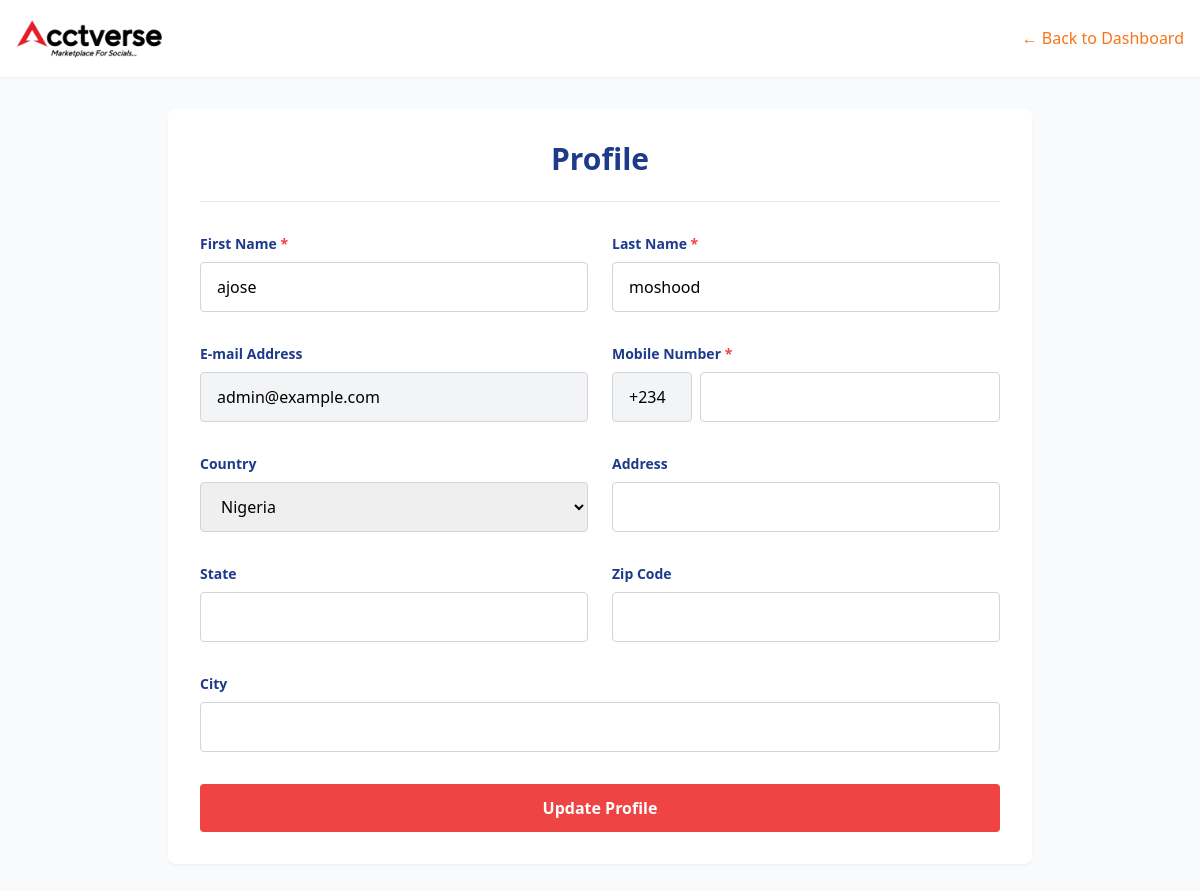
Screenshot of /user/profile.php (signed in) with the database file from the repository.
### tables this page shows
CREATE TABLE `users` (
  `id` bigint UNSIGNED NOT NULL,
  `full_name` varchar(255) NOT NULL,
  `email` varchar(255) NOT NULL,
  `password_hash` varchar(255) NOT NULL,
  `role` enum('user','admin') NOT NULL DEFAULT 'user',
  `is_verified` tinyint(1) NOT NULL DEFAULT '0',
  `verification_token` varchar(255) DEFAULT NULL,
  `reset_token` varchar(255) DEFAULT NULL,
  `created_at` timestamp NULL DEFAULT CURRENT_TIMESTAMP,
  `username` varchar(255) DEFAULT NULL,
  `mobile_code` varchar(10) DEFAULT NULL,
  `mobile` varchar(20) DEFAULT NULL,
  `country` varchar(100) DEFAULT NULL,
  `verify_token` text,
  `first_name` varchar(255) DEFAULT NULL,
  `last_name` varchar(255) DEFAULT NULL,
  `address` varchar(255) DEFAULT NULL,
  `state` varchar(100) DEFAULT NULL,
  `zip_code` varchar(20) DEFAULT NULL,
  `city` varchar(100) DEFAULT NULL,
  `balance` decimal(15,2) NOT NULL DEFAULT '0.00',
  `referral_earnings` decimal(12,2) NOT NULL DEFAULT '0.00',
  `pending_earnings` decimal(12,2) NOT NULL DEFAULT '0.00',
  `withdrawn_amount` decimal(12,2) NOT NULL DEFAULT '0.00'
);

### user/profile.php (the view, shortened to what this page needs)
<?php
require_once "../db/db.php";
$userId = $_SESSION['user']['id'];
$stmt = $pdo->prepare("SELECT * FROM users WHERE id = ?");
$stmt->execute([$userId]);
$user = $stmt->fetch(PDO::FETCH_ASSOC);
?>
<!DOCTYPE html>
<html lang="en">
<head>
<script src="https://cdn.tailwindcss.com"></script>
<link rel="stylesheet" href="https://cdn.jsdelivr.net/npm/toastify-js/src/toastify.min.css">
</head>
<body class="bg-gray-50">
<nav class="bg-white shadow-sm sticky top-0 z-10">
    <div class="max-w-7xl mx-auto px-4 py-4 flex items-center justify-between">
        <img src="assets/image/acctverse.png" alt="" class="w-[150px]">
        <a href="index.php" class="text-orange-500 font-medium">← Back to Dashboard</a>
    </div>
</nav>
<div class="max-w-4xl mx-auto px-4 py-8">
    <div class="bg-white rounded-lg shadow-sm p-6 md:p-8">
        <h1 class="text-3xl font-bold text-blue-900 text-center mb-8 pb-6 border-b border-gray-200">Profile</h1>
        <form class="space-y-8" method="POST">
            <div class="grid grid-cols-1 md:grid-cols-2 gap-6">
                <div>
                    <label class="block text-sm font-semibold text-blue-900 mb-2">First Name <span class="text-red-500">*</span></label>
                    <input type="text" name="first_name" value="<?= htmlspecialchars($user['first_name']); ?>" class="w-full px-4 py-3 border border-gray-300 rounded focus:outline-none focus:border-orange-500">
                </div>
                <div>
                    <label class="block text-sm font-semibold text-blue-900 mb-2">Last Name <span class="text-red-500">*</span></label>
                    <input type="text" name="last_name" value="<?= htmlspecialchars($user['last_name']); ?>" class="w-full px-4 py-3 border border-gray-300 rounded focus:outline-none focus:border-orange-500">
                </div>
            </div>
            <div class="grid grid-cols-1 md:grid-cols-2 gap-6">
                <div>
                    <label class="block text-sm font-semibold text-blue-900 mb-2">E-mail Address</label>
                    <input type="email" value="<?= htmlspecialchars($user['email']); ?>" class="w-full px-4 py-3 border border-gray-300 rounded bg-gray-100 cursor-not-allowed" disabled>
                </div>
                <div>
                    <label class="block text-sm font-semibold text-blue-900 mb-2">Mobile Number <span class="text-red-500">*</span></label>
                    <div class="flex gap-2">
                        <input type="text" id="phone_code" class="w-20 px-4 py-3 border border-gray-300 rounded bg-gray-100 cursor-not-allowed" readonly>
                        <input type="text" name="mobile" value="<?= htmlspecialchars($user['mobile'] ?? ''); ?>" class="flex-1 px-4 py-3 border border-gray-300 rounded focus:outline-none focus:border-orange-500">
                    </div>
                </div>
            </div>
            <div class="grid grid-cols-1 md:grid-cols-2 gap-6">
                <div>
                    <label class="block text-sm font-semibold text-blue-900 mb-2">Country</label>
                    <select name="country" id="country" class="w-full px-4 py-3 border border-gray-300 rounded focus:outline-none focus:border-orange-500">
                        <option value="Nigeria" <?= $user['country']==='Nigeria' ? 'selected' : ''; ?>>Nigeria</option>
                    </select>
                </div>
                <div>
                    <label class="block text-sm font-semibold text-blue-900 mb-2">Address</label>
                    <input type="text" name="address" value="<?= htmlspecialchars($user['address'] ?? ''); ?>" class="w-full px-4 py-3 border border-gray-300 rounded focus:outline-none focus:border-orange-500">
                </div>
            </div>
            <div class="grid grid-cols-1 md:grid-cols-2 gap-6">
                <div>
                    <label class="block text-sm font-semibold text-blue-900 mb-2">State</label>
                    <input type="text" name="state" value="<?= htmlspecialchars($user['state'] ?? ''); ?>" class="w-full px-4 py-3 border border-gray-300 rounded focus:outline-none focus:border-orange-500">
                </div>
                <div>
                    <label class="block text-sm font-semibold text-blue-900 mb-2">Zip Code</label>
                    <input type="text" name="zip" value="<?= htmlspecialchars($user['zip_code'] ?? ''); ?>" class="w-full px-4 py-3 border border-gray-300 rounded focus:outline-none focus:border-orange-500">
                </div>
            </div>
            <div>
                <label class="block text-sm font-semibold text-blue-900 mb-2">City</label>
                <input type="text" name="city" value="<?= htmlspecialchars($user['city'] ?? ''); ?>" class="w-full px-4 py-3 border border-gray-300 rounded focus:outline-none focus:border-orange-500">
            </div>
            <button type="submit" class="w-full bg-red-500 text-white font-bold py-3 rounded hover:bg-orange-600 transition">Update Profile</button>
        </form>
    </div>
</div>
</body>
</html>

### rows the page displays
users: first_name "ajose", last_name "moshood", email "admin@example.com"
